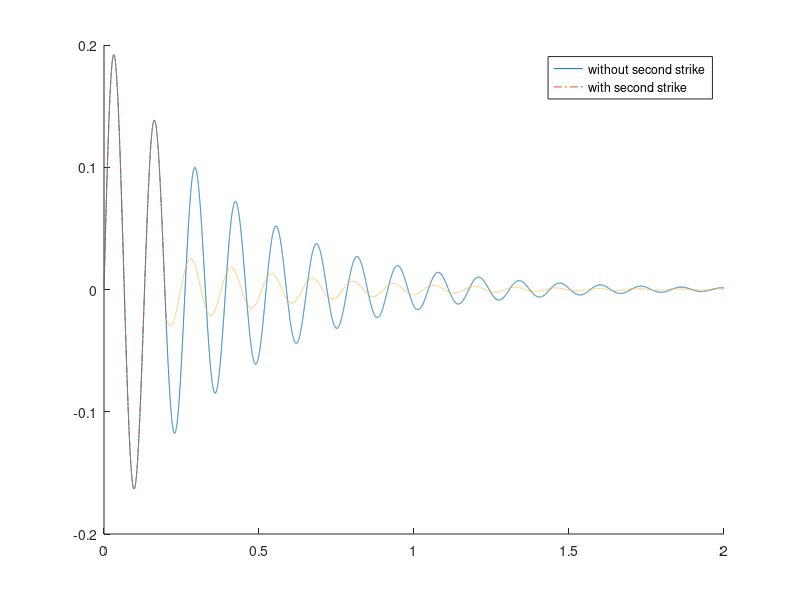

The MATLAB source for this figure:
t=0:0.0001:2;
[row col] = size(t);
m=2;
k=4630;
c=10;
F1=20;
F2=10;
wn=sqrt(k/m);
z=(c/m)/(2*wn);
wd=wn*sqrt(1- z^2);

x1= (F1/(m*wd))*(exp(-z*wn*t)).*sin(wd*t);
hold on;
x2= (F1/(m*wd))*(exp(-z*wn*t)).*sin(wd*t) + (F2/(m*wd))*(exp(-z*wn*(t-0.2))).*sin(wd*(t-0.2));
plot(t,x1)
hold on
plot(t(1:2000),x1(1:2000),'-.')
plot(t(2000:col),x2(2000:col),'-.')

legend('without second strike','with second strike')